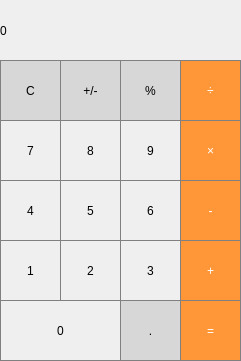
<?xml version="1.0" encoding="UTF-8"?>
<ui version="4.0">
 <class>Widget</class>
 <widget class="QWidget" name="Widget">
  <property name="geometry">
   <rect>
    <x>0</x>
    <y>0</y>
    <width>241</width>
    <height>361</height>
   </rect>
  </property>
  <property name="windowTitle">
   <string>Widget</string>
  </property>
  <widget class="QPushButton" name="pushButton_C">
   <property name="geometry">
    <rect>
     <x>0</x>
     <y>60</y>
     <width>61</width>
     <height>61</height>
    </rect>
   </property>
   <property name="styleSheet">
    <string notr="true">QPushButton {
  background-color: rgb(215, 215, 215);
  border: 1px solid gray;
}
QPushButton:pressed {
    background-color: qlineargradient(x1: 0, y1: 0, x2: 0, y2: 1,
                                      stop: 0 #BEBEBE, stop: 1 #D7D7D7);
}</string>
   </property>
   <property name="text">
    <string>C</string>
   </property>
   <property name="iconSize">
    <size>
     <width>61</width>
     <height>61</height>
    </size>
   </property>
  </widget>
  <widget class="QPushButton" name="pushButton_plus_mines">
   <property name="geometry">
    <rect>
     <x>60</x>
     <y>60</y>
     <width>61</width>
     <height>61</height>
    </rect>
   </property>
   <property name="styleSheet">
    <string notr="true">QPushButton {
  background-color: rgb(215, 215, 215);
  border: 1px solid gray;
}
QPushButton:pressed {
    background-color: qlineargradient(x1: 0, y1: 0, x2: 0, y2: 1,
                                      stop: 0 #BEBEBE, stop: 1 #D7D7D7);
}</string>
   </property>
   <property name="text">
    <string>+/-</string>
   </property>
   <property name="iconSize">
    <size>
     <width>61</width>
     <height>61</height>
    </size>
   </property>
  </widget>
  <widget class="QPushButton" name="pushButton_persontage">
   <property name="geometry">
    <rect>
     <x>120</x>
     <y>60</y>
     <width>61</width>
     <height>61</height>
    </rect>
   </property>
   <property name="styleSheet">
    <string notr="true">QPushButton {
  background-color: rgb(215, 215, 215);
  border: 1px solid gray;
}
QPushButton:pressed {
    background-color: qlineargradient(x1: 0, y1: 0, x2: 0, y2: 1,
                                      stop: 0 #BEBEBE, stop: 1 #D7D7D7);
}</string>
   </property>
   <property name="text">
    <string>%</string>
   </property>
   <property name="iconSize">
    <size>
     <width>61</width>
     <height>61</height>
    </size>
   </property>
  </widget>
  <widget class="QPushButton" name="pushButton_9">
   <property name="geometry">
    <rect>
     <x>120</x>
     <y>120</y>
     <width>61</width>
     <height>61</height>
    </rect>
   </property>
   <property name="styleSheet">
    <string notr="true">QPushButton {
   border: 1px solid gray;
}
QPushButton:pressed {
    background-color: qlineargradient(x1: 0, y1: 0, x2: 0, y2: 1,
                                      stop: 0 #dadbde, stop: 1 #f6f7fa);
}</string>
   </property>
   <property name="text">
    <string>9</string>
   </property>
   <property name="iconSize">
    <size>
     <width>61</width>
     <height>61</height>
    </size>
   </property>
  </widget>
  <widget class="QPushButton" name="pushButton_8">
   <property name="geometry">
    <rect>
     <x>60</x>
     <y>120</y>
     <width>61</width>
     <height>61</height>
    </rect>
   </property>
   <property name="styleSheet">
    <string notr="true">QPushButton {
   border: 1px solid gray;
}
QPushButton:pressed {
    background-color: qlineargradient(x1: 0, y1: 0, x2: 0, y2: 1,
                                      stop: 0 #dadbde, stop: 1 #f6f7fa);
}</string>
   </property>
   <property name="text">
    <string>8</string>
   </property>
   <property name="iconSize">
    <size>
     <width>61</width>
     <height>61</height>
    </size>
   </property>
  </widget>
  <widget class="QPushButton" name="pushButton_7">
   <property name="geometry">
    <rect>
     <x>0</x>
     <y>120</y>
     <width>61</width>
     <height>61</height>
    </rect>
   </property>
   <property name="styleSheet">
    <string notr="true">QPushButton {
   border: 1px solid gray;
}
QPushButton:pressed {
    background-color: qlineargradient(x1: 0, y1: 0, x2: 0, y2: 1,
                                      stop: 0 #dadbde, stop: 1 #f6f7fa);
}</string>
   </property>
   <property name="text">
    <string>7</string>
   </property>
   <property name="iconSize">
    <size>
     <width>61</width>
     <height>61</height>
    </size>
   </property>
  </widget>
  <widget class="QPushButton" name="pushButton_6">
   <property name="geometry">
    <rect>
     <x>120</x>
     <y>180</y>
     <width>61</width>
     <height>61</height>
    </rect>
   </property>
   <property name="styleSheet">
    <string notr="true">QPushButton {
   border: 1px solid gray;
}
QPushButton:pressed {
    background-color: qlineargradient(x1: 0, y1: 0, x2: 0, y2: 1,
                                      stop: 0 #dadbde, stop: 1 #f6f7fa);
}</string>
   </property>
   <property name="text">
    <string>6</string>
   </property>
   <property name="iconSize">
    <size>
     <width>61</width>
     <height>61</height>
    </size>
   </property>
  </widget>
  <widget class="QPushButton" name="pushButton_5">
   <property name="geometry">
    <rect>
     <x>60</x>
     <y>180</y>
     <width>61</width>
     <height>61</height>
    </rect>
   </property>
   <property name="styleSheet">
    <string notr="true">QPushButton {
   border: 1px solid gray;
}
QPushButton:pressed {
    background-color: qlineargradient(x1: 0, y1: 0, x2: 0, y2: 1,
                                      stop: 0 #dadbde, stop: 1 #f6f7fa);
}</string>
   </property>
   <property name="text">
    <string>5</string>
   </property>
   <property name="iconSize">
    <size>
     <width>61</width>
     <height>61</height>
    </size>
   </property>
  </widget>
  <widget class="QPushButton" name="pushButton_4">
   <property name="geometry">
    <rect>
     <x>0</x>
     <y>180</y>
     <width>61</width>
     <height>61</height>
    </rect>
   </property>
   <property name="styleSheet">
    <string notr="true">QPushButton {
   border: 1px solid gray;
}
QPushButton:pressed {
    background-color: qlineargradient(x1: 0, y1: 0, x2: 0, y2: 1,
                                      stop: 0 #dadbde, stop: 1 #f6f7fa);
}</string>
   </property>
   <property name="text">
    <string>4</string>
   </property>
   <property name="iconSize">
    <size>
     <width>61</width>
     <height>61</height>
    </size>
   </property>
  </widget>
  <widget class="QLabel" name="label">
   <property name="geometry">
    <rect>
     <x>0</x>
     <y>0</y>
     <width>241</width>
     <height>61</height>
    </rect>
   </property>
   <property name="styleSheet">
    <string notr="true">QLabel {
  qproperty-alignment: 'AlignVCenter | AlignRight';
  border: 1px solid gray;
}

background-color : white;</string>
   </property>
   <property name="text">
    <string>0</string>
   </property>
  </widget>
  <widget class="QPushButton" name="pushButton_division">
   <property name="geometry">
    <rect>
     <x>180</x>
     <y>60</y>
     <width>61</width>
     <height>61</height>
    </rect>
   </property>
   <property name="styleSheet">
    <string notr="true">QPushButton {
  background-color: rgb(255, 151, 57);
  color: white; 
  border: 1px solid gray;
}

QPushButton:pressed {
    background-color: qlineargradient(x1: 0, y1: 0, x2: 0, y2: 1,
                                      stop: 0 #FF7832, stop: 1 #FF9739);
}</string>
   </property>
   <property name="text">
    <string>÷</string>
   </property>
   <property name="iconSize">
    <size>
     <width>61</width>
     <height>61</height>
    </size>
   </property>
  </widget>
  <widget class="QPushButton" name="pushButton_multiplication">
   <property name="geometry">
    <rect>
     <x>180</x>
     <y>120</y>
     <width>61</width>
     <height>61</height>
    </rect>
   </property>
   <property name="styleSheet">
    <string notr="true">QPushButton {
  background-color: rgb(255, 151, 57);
  color: white; 
  border: 1px solid gray;
}

QPushButton:pressed {
    background-color: qlineargradient(x1: 0, y1: 0, x2: 0, y2: 1,
                                      stop: 0 #FF7832, stop: 1 #FF9739);
}</string>
   </property>
   <property name="text">
    <string>×</string>
   </property>
   <property name="iconSize">
    <size>
     <width>61</width>
     <height>61</height>
    </size>
   </property>
  </widget>
  <widget class="QPushButton" name="pushButton_sub">
   <property name="geometry">
    <rect>
     <x>180</x>
     <y>180</y>
     <width>61</width>
     <height>61</height>
    </rect>
   </property>
   <property name="styleSheet">
    <string notr="true">QPushButton {
  background-color: rgb(255, 151, 57);
  color: white; 
  border: 1px solid gray;
}

QPushButton:pressed {
    background-color: qlineargradient(x1: 0, y1: 0, x2: 0, y2: 1,
                                      stop: 0 #FF7832, stop: 1 #FF9739);
}</string>
   </property>
   <property name="text">
    <string>-</string>
   </property>
   <property name="iconSize">
    <size>
     <width>61</width>
     <height>61</height>
    </size>
   </property>
  </widget>
  <widget class="QPushButton" name="pushButton_1">
   <property name="geometry">
    <rect>
     <x>0</x>
     <y>240</y>
     <width>61</width>
     <height>61</height>
    </rect>
   </property>
   <property name="styleSheet">
    <string notr="true">QPushButton {
   border: 1px solid gray;
}
QPushButton:pressed {
    background-color: qlineargradient(x1: 0, y1: 0, x2: 0, y2: 1,
                                      stop: 0 #dadbde, stop: 1 #f6f7fa);
}</string>
   </property>
   <property name="text">
    <string>1</string>
   </property>
   <property name="iconSize">
    <size>
     <width>61</width>
     <height>61</height>
    </size>
   </property>
  </widget>
  <widget class="QPushButton" name="pushButton_2">
   <property name="geometry">
    <rect>
     <x>60</x>
     <y>240</y>
     <width>61</width>
     <height>61</height>
    </rect>
   </property>
   <property name="styleSheet">
    <string notr="true">QPushButton {
   border: 1px solid gray;
}
QPushButton:pressed {
    background-color: qlineargradient(x1: 0, y1: 0, x2: 0, y2: 1,
                                      stop: 0 #dadbde, stop: 1 #f6f7fa);
}</string>
   </property>
   <property name="text">
    <string>2</string>
   </property>
   <property name="iconSize">
    <size>
     <width>61</width>
     <height>61</height>
    </size>
   </property>
  </widget>
  <widget class="QPushButton" name="pushButton_add">
   <property name="geometry">
    <rect>
     <x>180</x>
     <y>240</y>
     <width>61</width>
     <height>61</height>
    </rect>
   </property>
   <property name="styleSheet">
    <string notr="true">QPushButton {
  background-color: rgb(255, 151, 57);
  color: white; 
  border: 1px solid gray;
}

QPushButton:pressed {
    background-color: qlineargradient(x1: 0, y1: 0, x2: 0, y2: 1,
                                      stop: 0 #FF7832, stop: 1 #FF9739);
}</string>
   </property>
   <property name="text">
    <string>+</string>
   </property>
   <property name="iconSize">
    <size>
     <width>61</width>
     <height>61</height>
    </size>
   </property>
  </widget>
  <widget class="QPushButton" name="pushButton_3">
   <property name="geometry">
    <rect>
     <x>120</x>
     <y>240</y>
     <width>61</width>
     <height>61</height>
    </rect>
   </property>
   <property name="styleSheet">
    <string notr="true">QPushButton {
   border: 1px solid gray;
}
QPushButton:pressed {
    background-color: qlineargradient(x1: 0, y1: 0, x2: 0, y2: 1,
                                      stop: 0 #dadbde, stop: 1 #f6f7fa);
}</string>
   </property>
   <property name="text">
    <string>3</string>
   </property>
   <property name="iconSize">
    <size>
     <width>61</width>
     <height>61</height>
    </size>
   </property>
  </widget>
  <widget class="QPushButton" name="pushButton_0">
   <property name="geometry">
    <rect>
     <x>0</x>
     <y>300</y>
     <width>121</width>
     <height>61</height>
    </rect>
   </property>
   <property name="styleSheet">
    <string notr="true">QPushButton {
   border: 1px solid gray;
}
QPushButton:pressed {
    background-color: qlineargradient(x1: 0, y1: 0, x2: 0, y2: 1,
                                      stop: 0 #dadbde, stop: 1 #f6f7fa);
}</string>
   </property>
   <property name="text">
    <string>0</string>
   </property>
   <property name="iconSize">
    <size>
     <width>61</width>
     <height>61</height>
    </size>
   </property>
  </widget>
  <widget class="QPushButton" name="pushButton_dot">
   <property name="geometry">
    <rect>
     <x>120</x>
     <y>300</y>
     <width>61</width>
     <height>61</height>
    </rect>
   </property>
   <property name="styleSheet">
    <string notr="true">QPushButton {
  background-color: rgb(215, 215, 215);
  border: 1px solid gray;
}
QPushButton:pressed {
    background-color: qlineargradient(x1: 0, y1: 0, x2: 0, y2: 1,
                                      stop: 0 #BEBEBE, stop: 1 #D7D7D7);
}</string>
   </property>
   <property name="text">
    <string>.</string>
   </property>
   <property name="iconSize">
    <size>
     <width>61</width>
     <height>61</height>
    </size>
   </property>
  </widget>
  <widget class="QPushButton" name="pushButton_equal">
   <property name="geometry">
    <rect>
     <x>180</x>
     <y>300</y>
     <width>61</width>
     <height>61</height>
    </rect>
   </property>
   <property name="styleSheet">
    <string notr="true">QPushButton {
  background-color: rgb(255, 151, 57);
  color: white; 
  border: 1px solid gray;
}

QPushButton:pressed {
    background-color: qlineargradient(x1: 0, y1: 0, x2: 0, y2: 1,
                                      stop: 0 #FF7832, stop: 1 #FF9739);
}</string>
   </property>
   <property name="text">
    <string>=</string>
   </property>
   <property name="iconSize">
    <size>
     <width>61</width>
     <height>61</height>
    </size>
   </property>
  </widget>
 </widget>
 <resources/>
 <connections/>
</ui>
